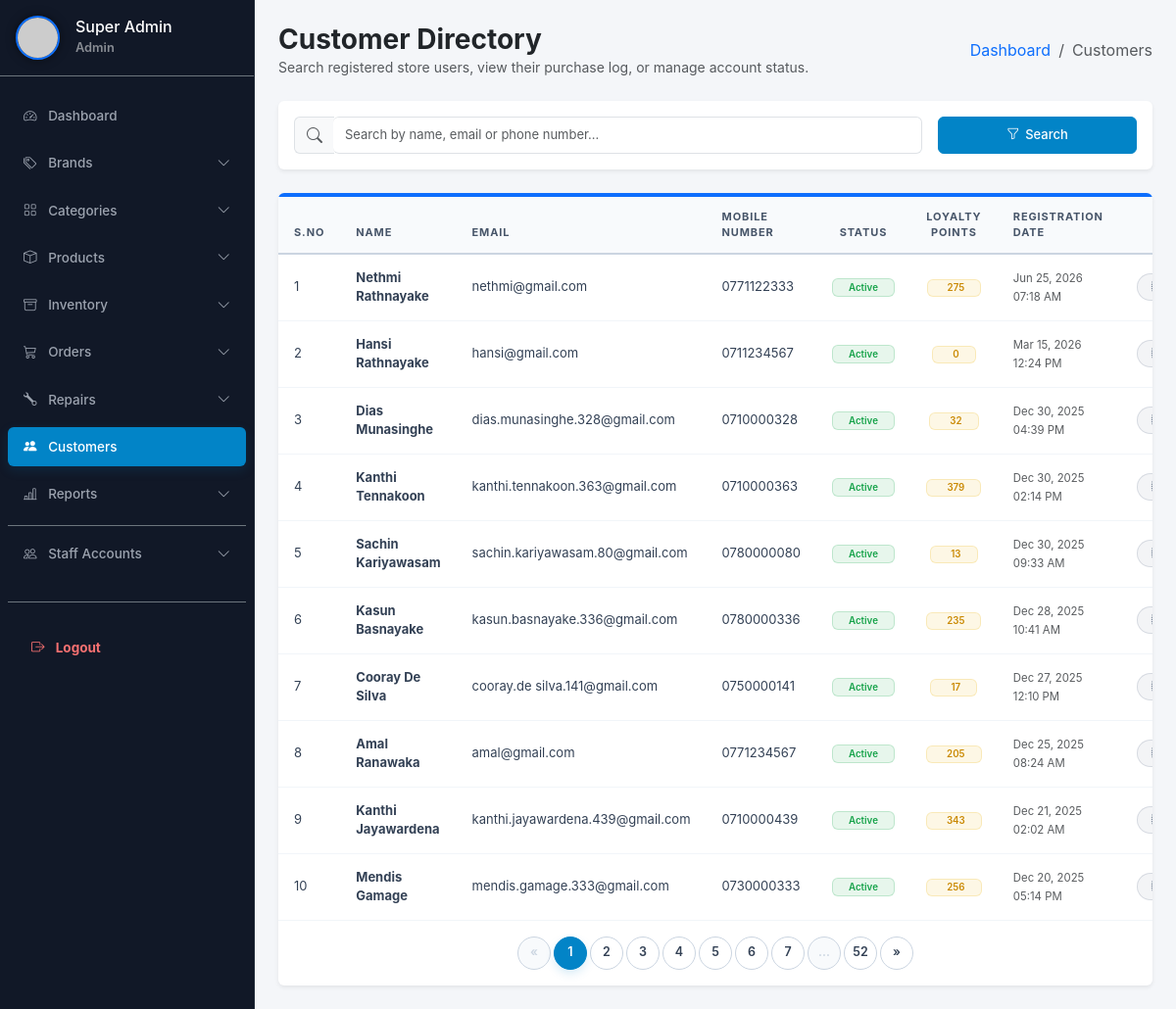
The app's page /legacy_php_backup/admin/reg-users.php (signed in) with its own data.
### tables this page shows
CREATE TABLE `tbluser` (
  `ID` int(11) NOT NULL AUTO_INCREMENT,
  `FirstName` varchar(50) DEFAULT NULL,
  `LastName` varchar(50) DEFAULT NULL,
  `MobileNumber` varchar(20) DEFAULT NULL,
  `Gender` varchar(10) DEFAULT NULL,
  `BirthDate` date DEFAULT NULL,
  `Email` varchar(120) DEFAULT NULL,
  `Password` varchar(255) NOT NULL,
  `LoyaltyPoints` int(11) NOT NULL DEFAULT 0,
  `RegDate` timestamp NULL DEFAULT current_timestamp(),
  `Status` enum('Active','Inactive') NOT NULL DEFAULT 'Active',
  PRIMARY KEY (`ID`),
  UNIQUE KEY `unique_email` (`Email`),
  UNIQUE KEY `unique_mobile` (`MobileNumber`)
);

### legacy_php_backup/admin/reg-users.php (the view, shortened to what this page needs)
<?php
include("../includes/admin/auth_admin.php");
$search_query = "";
$where_clause = "";
$count_res = mysqli_query($conn, "SELECT COUNT(*) as total FROM tbluser $where_clause");
$total_rows = mysqli_fetch_assoc($count_res)['total'] ?? 0;
$limit = 10;
$page = isset($_GET['page']) && is_numeric($_GET['page']) ? (int)$_GET['page'] : 1;
$total_pages = ceil($total_rows / $limit);
$offset = ($page - 1) * $limit;
$ret = mysqli_query($conn, "SELECT * FROM tbluser $where_clause ORDER BY RegDate DESC LIMIT $limit OFFSET $offset");
?>
<?php include('../includes/admin/header.php'); ?>
<div class="container-fluid">
    <div class="row">
        <?php include '../includes/admin/sidebar.php'; ?>
        <div class="col-md-10 p-4">
            <div class="d-flex justify-content-between align-items-center mb-4">
                <div>
                    <h3 class="mb-0 fw-bold text-dark">Customer Directory</h3>
                    <p class="text-muted small mb-0">Search registered store users, view their purchase log, or manage account status.</p>
                </div>
                <nav aria-label="breadcrumb">
                    <ol class="breadcrumb mb-0 bg-transparent p-0">
                        <li class="breadcrumb-item"><a href="dashboard.php" class="text-decoration-none">Dashboard</a></li>
                        <li class="breadcrumb-item active">Customers</li>
                    </ol>
                </nav>
            </div>
            <div class="card shadow-sm border-0 mb-4">
                <div class="card-body">
                    <form method="get" action="reg-users.php" class="row g-3 align-items-center">
                        <div class="col-md-9">
                            <div class="input-group">
                                <span class="input-group-text bg-light border-end-0"><i class="bi bi-search text-muted"></i></span>
                                <input type="text" name="search_query" class="form-control border-start-0 ps-0" placeholder="Search by name, email or phone number..." value="<?= htmlspecialchars($search_query); ?>">
                            </div>
                        </div>
                        <div class="col-md-3 d-flex gap-2">
                            <button type="submit" class="btn btn-primary w-100"><i class="bi bi-funnel"></i> Search</button>
                        </div>
                    </form>
                </div>
            </div>
            <div class="card shadow-sm border-0 border-top border-primary border-4">
                <div class="card-body p-0">
                    <div class="table-responsive">
                        <table class="table table-hover align-middle mb-0">
                            <thead class="table-light">
                                <tr>
                                    <th class="ps-4">S.NO</th>
                                    <th>Name</th>
                                    <th>Email</th>
                                    <th>Mobile Number</th>
                                    <th class="text-center">Status</th>
                                    <th class="text-center">Loyalty Points</th>
                                    <th>Registration Date</th>
                                    <th class="text-center pe-4">Actions</th>
                                </tr>
                            </thead>
                            <tbody>
                                <?php
                                $cnt = $offset + 1;
                                if($total_rows > 0) {
                                    while ($row = mysqli_fetch_array($ret)) {
                                        $uStatus = $row['Status'] ?? 'Active';
                                ?>
                                <tr>
                                    <td class="ps-4 text-muted"><?= $cnt; ?></td>
                                    <td class="fw-bold text-dark"><?= htmlspecialchars($row['FirstName'] . " " . $row['LastName']); ?></td>
                                    <td><?= htmlspecialchars($row['Email']); ?></td>
                                    <td><?= htmlspecialchars($row['MobileNumber']); ?></td>
                                    <td class="text-center">
                                        <?php if($uStatus === 'Active'): ?>
                                            <span class="badge bg-success bg-opacity-10 text-success border border-success-subtle px-3 py-1">Active</span>
                                        <?php else: ?>
                                            <span class="badge bg-secondary bg-opacity-10 text-secondary border border-secondary-subtle px-3 py-1">Inactive</span>
                                        <?php endif; ?>
                                    </td>
                                    <td class="text-center">
                                        <span class="badge bg-warning bg-opacity-10 text-dark border border-warning-subtle px-3 py-1.5 fs-7 fw-bold">
                                            <i class="bi bi-crown text-warning me-1"></i><?= $row['LoyaltyPoints']; ?>
                                        </span>
                                    </td>
                                    <td><span class="text-muted small"><?= date('M d, Y h:i A', strtotime($row['RegDate'])); ?></span></td>
                                    <td class="text-center pe-4">
                                        <div class="d-flex justify-content-center gap-2">
                                            <a href="user-orders.php?uid=<?= $row['ID']; ?>" class="btn btn-sm btn-info text-white">
                                            </a>
                                        </div>
                                    </td>
                                </tr>
                                <?php $cnt++; } } else { ?>
                                    <tr>
                                        <td colspan="8" class="text-center py-5 text-muted">No registered customers found.</td>
                                    </tr>
                                <?php } ?>
                            </tbody>
                        </table>
                    </div>
                    <?php if ($total_pages > 1): ?>
                    <nav class="d-flex justify-content-center py-3">
                        <ul class="pagination pagination-custom gap-1 mb-0">
                            <?php $query_params = !empty($search_query) ? ['search_query' => $search_query] : []; ?>
                            <li class="page-item <?php echo ($page <= 1) ? 'disabled' : ''; ?>">
                                <a class="page-link" href="?<?php echo http_build_query(array_merge($query_params, ['page' => $page - 1])); ?>">&laquo;</a>
                            </li>
                            <?php
                            $range = 2;
                            $start_page = $page - $range;
                            $end_page = $page + $range;
                            if ($start_page <= 2) {
                                $end_page += (3 - $start_page);
                                $start_page = 2;
                            }
                            $start_page = max(2, $start_page);
                            $end_page = min($total_pages - 1, $end_page);
                            ?>
                            <li class="page-item <?php echo ($page == 1) ? 'active' : ''; ?>">
                                <a class="page-link" href="?<?php echo http_build_query(array_merge($query_params, ['page' => 1])); ?>">1</a>
                            </li>
                            <?php for($i = $start_page; $i <= $end_page; $i++): ?>
                                <li class="page-item <?php echo ($page == $i) ? 'active' : ''; ?>">
                                    <a class="page-link" href="?<?php echo http_build_query(array_merge($query_params, ['page' => $i])); ?>">
                                        <?php echo $i; ?>
                                    </a>
                                </li>
                            <?php endfor; ?>
                            <?php if ($end_page < $total_pages - 1): ?>
                                <li class="page-item disabled"><span class="page-link">&hellip;</span></li>
                            <?php endif; ?>
                            <?php if ($total_pages > 1): ?>
                                <li class="page-item <?php echo ($page == $total_pages) ? 'active' : ''; ?>">
                                    <a class="page-link" href="?<?php echo http_build_query(array_merge($query_params, ['page' => $total_pages])); ?>"><?php echo $total_pages; ?></a>
                                </li>
                            <?php endif; ?>
                            <li class="page-item <?php echo ($page >= $total_pages) ? 'disabled' : ''; ?>">
                                <a class="page-link" href="?<?php echo http_build_query(array_merge($query_params, ['page' => $page + 1])); ?>">&raquo;</a>
                            </li>
                        </ul>
                    </nav>
                    <?php endif; ?>
                </div>
            </div>
        </div>
    </div>
</div>
<?php include_once('../includes/components/confirmation.php');?>
<?php include '../includes/admin/footer.php'; ?>

### assets/css/admin.css (style rules this page uses)
body { font-family: 'Inter', sans-serif; background-color: #f4f6f9; }
.col-md-10 { width: calc(100% - 260px) !important; flex: 0 0 calc(100% - 260px) !important; max-width: calc(100% - 260px) !important; }
.btn { font-size: 13px !important; padding: 6px 16px !important; border-radius: 6px !important; font-weight: 500 !important; transition: all 0.2s ease-in-out !important; height: 38px !important; display: inline-flex !important; align-items: center !important; justify-content: center !important; gap: 6px !important; }
.btn-sm { font-size: 12px !important; padding: 4px 12px !important; border-radius: 4px !important; height: 30px !important; }
.btn-primary, .btn-success, .btn-dark, .btn-info { background-color: #0284c7 !important; border-color: #0284c7 !important; color: #ffffff !important; }
.form-control, .form-select { font-size: 13px !important; padding: 6px 12px !important; border-radius: 6px !important; }
.table td:last-child, .table th:last-child { white-space: nowrap !important; width: 1% !important; }
.table td:last-child .btn, .table td:last-child a { margin: 0 2px !important; }
.pagination-custom .page-link { color: #334155 !important; border: 1px solid #cbd5e1 !important; border-radius: 50% !important; width: 34px !important; height: 34px !important; display: flex !important; align-items: center !important; justify-content: center !important; font-weight: 600 !important; font-size: 12.5px !important; transition: all 0.2s ease-in-out !important; background-color: #ffffff !important; }
.pagination-custom .page-item.active .page-link { background-color: #0284c7 !important; border-color: #0284c7 !important; color: #ffffff !important; box-shadow: 0 4px 10px rgba(2, 132, 199, 0.15) !important; }
.pagination-custom .page-item.disabled .page-link { color: #cbd5e1 !important; background-color: #f8fafc !important; border-color: #cbd5e1 !important; }
.table { border: none !important; margin-bottom: 0 !important; }
.table > :not(caption) > * > * { padding: 14px 16px !important; border-bottom: 1px solid #e2e8f0 !important; background-color: transparent !important; box-shadow: none !important; }
.table thead th, .table thead tr th { background-color: #f8fafc !important; color: #475569 !important; font-size: 11px !important; font-weight: 700 !important; text-transform: uppercase !important; letter-spacing: 0.08em !important; border-bottom: 2px solid #cbd5e1 !important; border-top: none !important; border-left: none !important; border-right: none !important; padding: 12px 16px !important; }
.table tbody td { color: #334155 !important; font-size: 13px !important; border: none !important; border-bottom: 1px solid #f1f5f9 !important; }
.table td .btn-secondary, .table td .btn-outline-secondary, .table td .btn-info, .table td .btn-light, .table td a[class*="btn-secondary"], .table td a[class*="btn-info"], .table td a[class*="btn-light"] { background-color: rgba(100, 116, 139, 0.08) !important; border: 1px solid rgba(100, 116, 139, 0.2) !important; color: #64748b !important; border-radius: 30px !important; font-weight: 600 !important; font-size: 11.5px !important; padding: 4px 14px !important; height: 28px !important; display: inline-flex !important; align-items: center !important; justify-content: center !important; gap: 4px !important; box-shadow: none !important; transition: all 0.2s ease-in-out !important; }
.badge.bg-success { background-color: rgba(22, 163, 74, 0.1) !important; color: #16a34a !important; border: 1px solid rgba(22, 163, 74, 0.2) !important; font-weight: 600 !important; }
.badge.bg-warning { background-color: rgba(234, 179, 8, 0.1) !important; color: #ca8a04 !important; border: 1px solid rgba(234, 179, 8, 0.2) !important; font-weight: 600 !important; }

### records on screen
tbluser: FirstName+LastName "Nethmi Rathnayake", Email "nethmi@gmail.com", MobileNumber "0771122333", Status "Active", LoyaltyPoints "275", RegDate "Jun 25, 2026 07:18 AM"
tbluser: FirstName+LastName "Hansi Rathnayake", Email "hansi@gmail.com", MobileNumber "0711234567", Status "Active", LoyaltyPoints "0", RegDate "Mar 15, 2026 12:24 PM"
tbluser: FirstName+LastName "Dias Munasinghe", Email "dias.munasinghe.328@gmail.com", MobileNumber "0710000328", Status "Active", LoyaltyPoints "32", RegDate "Dec 30, 2025 04:39 PM"
tbluser: FirstName+LastName "Kanthi Tennakoon", Email "kanthi.tennakoon.363@gmail.com", MobileNumber "0710000363", Status "Active", LoyaltyPoints "379", RegDate "Dec 30, 2025 02:14 PM"
tbluser: FirstName+LastName "Sachin Kariyawasam", Email "sachin.kariyawasam.80@gmail.com", MobileNumber "0780000080", Status "Active", LoyaltyPoints "13", RegDate "Dec 30, 2025 09:33 AM"
tbluser: FirstName+LastName "Kasun Basnayake", Email "kasun.basnayake.336@gmail.com", MobileNumber "0780000336", Status "Active", LoyaltyPoints "235", RegDate "Dec 28, 2025 10:41 AM"
tbluser: FirstName+LastName "Cooray De Silva", Email "cooray.de silva.141@gmail.com", MobileNumber "0750000141", Status "Active", LoyaltyPoints "17", RegDate "Dec 27, 2025 12:10 PM"
tbluser: FirstName+LastName "Amal Ranawaka", Email "amal@gmail.com", MobileNumber "0771234567", Status "Active", LoyaltyPoints "205", RegDate "Dec 25, 2025 08:24 AM"
tbluser: FirstName+LastName "Kanthi Jayawardena", Email "kanthi.jayawardena.439@gmail.com", MobileNumber "0710000439", Status "Active", LoyaltyPoints "343", RegDate "Dec 21, 2025 02:02 AM"
tbluser: FirstName+LastName "Mendis Gamage", Email "mendis.gamage.333@gmail.com", MobileNumber "0730000333", Status "Active", LoyaltyPoints "256", RegDate "Dec 20, 2025 05:14 PM"

### other values on screen
$admin_name "Super Admin"
$admin_role "Admin"
$total_pages "52"
